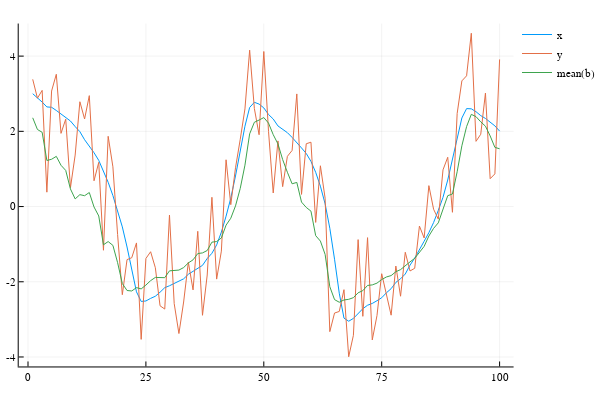

This figure's notebook cell:
### Code cell
xmat = readdlm("x.txt")
xs = [xmat[i,:] for i in 1:size(xmat, 1)]

plot([first(xk) for xk in xs], label="x")
plot!(ys, label="y")
plot!([first(m) for m in map(mean, bs)], label="mean(b)")

### Figure 1 — Plotly figure (JSON) as saved in the notebook; plotly's stock layout.template omitted (floating-point values rounded to 4 significant figures)
{"data": [{"colorbar": {"title": ""}, "hoverinfo": "text", "legendgroup": "x", "line": {"color": "rgba(0, 154, 250, 1.000)", "dash": "solid", "shape": "linear", "width": 1}, "mode": "lines", "name": "x", "showlegend": true, "text": [null, null, null, null, null, null, null, null, null, null, null, null, null, null, null, null, null, null, null, null, null, null, null, null, null, null, null, null, null, null, null, null, null, null, null, null, null, null, null, null, null, null, null, null, null, null, null, null, null, null, null, null, null, null, null, null, null, null, null, null, null, null, null, null, null, null, null, null, null, null, null, null, null, null, null, null, null, null, null, null, null, null, null, null, null, null, null, null, null, null, null, null, null, null, null, null, null, null, null, null], "type": "scatter", "x": [1, 2, 3, 4, 5, 6, 7, 8, 9, 10, 11, 12, 13, 14, 15, 16, 17, 18, 19, 20, 21, 22, 23, 24, 25, 26, 27, 28, 29, 30, 31, 32, 33, 34, 35, 36, 37, 38, 39, 40, 41, 42, 43, 44, 45, 46, 47, 48, 49, 50, 51, 52, 53, 54, 55, 56, 57, 58, 59, 60, 61, 62, 63, 64, 65, 66, 67, 68, 69, 70, 71, 72, 73, 74, 75, 76, 77, 78, 79, 80, 81, 82, 83, 84, 85, 86, 87, 88, 89, 90, 91, 92, 93, 94, 95, 96, 97, 98, 99, 100], "xaxis": "x1", "y": [3, 2.892, 2.778, 2.649, 2.64, 2.554, 2.468, 2.375, 2.275, 2.126, 1.991, 1.778, 1.613, 1.431, 1.228, 0.9536, 0.6456, 0.2923, -0.09711, -0.54, -1.076, -1.702, -2.267, -2.523, -2.51, -2.442, -2.385, -2.278, -2.157, -2.106, -2.045, -1.992, -1.922, -1.801, -1.724, -1.66, -1.564, -1.382, -1.243, -1.02, -0.6798, -0.2555, 0.2218, 0.8126, 1.466, 2.136, 2.635, 2.773, 2.724, 2.623, 2.448, 2.328, 2.144, 2.054, 1.965, 1.838, 1.707, 1.558, 1.411, 1.201, 0.91, 0.5414, 0.07185, -0.5779, -1.4, -2.304, -2.966, -3.049, -2.975, -2.851, -2.716, -2.624, -2.576, -2.504, -2.425, -2.293, -2.183, -2.017, -1.92, -1.794, -1.558, -1.371, -1.161, -0.9222, -0.6936, -0.4255, -0.1013, 0.2453, 0.7053, 1.244, 1.849, 2.355, 2.605, 2.599, 2.522, 2.418, 2.342, 2.243, 2.145, 2.006], "yaxis": "y1", "zmax": 0.1, "zmin": -0.1}, {"colorbar": {"title": ""}, "hoverinfo": "text", "legendgroup": "y", "line": {"color": "rgba(227, 111, 71, 1.000)", "dash": "solid", "shape": "linear", "width": 1}, "mode": "lines", "name": "y", "showlegend": true, "text": [null, null, null, null, null, null, null, null, null, null, null, null, null, null, null, null, null, null, null, null, null, null, null, null, null, null, null, null, null, null, null, null, null, null, null, null, null, null, null, null, null, null, null, null, null, null, null, null, null, null, null, null, null, null, null, null, null, null, null, null, null, null, null, null, null, null, null, null, null, null, null, null, null, null, null, null, null, null, null, null, null, null, null, null, null, null, null, null, null, null, null, null, null, null, null, null, null, null, null, null], "type": "scatter", "x": [1, 2, 3, 4, 5, 6, 7, 8, 9, 10, 11, 12, 13, 14, 15, 16, 17, 18, 19, 20, 21, 22, 23, 24, 25, 26, 27, 28, 29, 30, 31, 32, 33, 34, 35, 36, 37, 38, 39, 40, 41, 42, 43, 44, 45, 46, 47, 48, 49, 50, 51, 52, 53, 54, 55, 56, 57, 58, 59, 60, 61, 62, 63, 64, 65, 66, 67, 68, 69, 70, 71, 72, 73, 74, 75, 76, 77, 78, 79, 80, 81, 82, 83, 84, 85, 86, 87, 88, 89, 90, 91, 92, 93, 94, 95, 96, 97, 98, 99, 100], "xaxis": "x1", "y": [3.382, 2.881, 3.089, 0.3822, 3.071, 3.518, 1.946, 2.324, 0.501, 1.369, 2.787, 2.328, 2.949, 0.6854, 1.175, -1.162, 1.868, 1.056, -0.7427, -2.343, -1.411, -1.361, -0.9674, -3.532, -1.381, -1.201, -1.626, -2.639, -2.726, -0.2254, -2.58, -3.377, -2.538, -1.48, -2.216, -0.6582, -2.891, -1.82, 0.2464, -1.929, -1.185, 1.244, 0.05017, 1.03, 1.786, 2.596, 4.158, 2.607, 1.91, 4.123, 1.998, 0.3613, 1.745, 0.5292, 1.335, 1.492, 2.995, 0.3243, 1.67, 1.711, -0.4216, 1.084, 0.2217, -3.326, -2.832, -2.789, -2.21, -3.994, -3.424, -0.8794, -2.918, -0.8268, -3.546, -2.9, -1.786, -2.374, -2.888, -1.582, -2.384, -1.215, -1.713, -1.642, -0.5186, -0.8354, 0.5561, -0.07034, -0.3344, 0.9765, 1.31, -0.1524, 2.475, 3.341, 3.476, 4.608, 1.734, 1.923, 3.018, 0.7409, 0.8688, 3.912], "yaxis": "y1", "zmax": 0.1, "zmin": -0.1}, {"colorbar": {"title": ""}, "hoverinfo": "text", "legendgroup": "mean(b)", "line": {"color": "rgba(62, 164, 78, 1.000)", "dash": "solid", "shape": "linear", "width": 1}, "mode": "lines", "name": "mean(b)", "showlegend": true, "text": [null, null, null, null, null, null, null, null, null, null, null, null, null, null, null, null, null, null, null, null, null, null, null, null, null, null, null, null, null, null, null, null, null, null, null, null, null, null, null, null, null, null, null, null, null, null, null, null, null, null, null, null, null, null, null, null, null, null, null, null, null, null, null, null, null, null, null, null, null, null, null, null, null, null, null, null, null, null, null, null, null, null, null, null, null, null, null, null, null, null, null, null, null, null, null, null, null, null, null, null], "type": "scatter", "x": [1, 2, 3, 4, 5, 6, 7, 8, 9, 10, 11, 12, 13, 14, 15, 16, 17, 18, 19, 20, 21, 22, 23, 24, 25, 26, 27, 28, 29, 30, 31, 32, 33, 34, 35, 36, 37, 38, 39, 40, 41, 42, 43, 44, 45, 46, 47, 48, 49, 50, 51, 52, 53, 54, 55, 56, 57, 58, 59, 60, 61, 62, 63, 64, 65, 66, 67, 68, 69, 70, 71, 72, 73, 74, 75, 76, 77, 78, 79, 80, 81, 82, 83, 84, 85, 86, 87, 88, 89, 90, 91, 92, 93, 94, 95, 96, 97, 98, 99, 100], "xaxis": "x1", "y": [2.36, 2.049, 1.975, 1.225, 1.258, 1.334, 1.097, 0.9607, 0.468, 0.2031, 0.3163, 0.2885, 0.3731, -0.01105, -0.2501, -1.017, -0.9312, -1.032, -1.492, -2.047, -2.232, -2.245, -2.155, -2.189, -2.088, -1.97, -1.884, -1.884, -1.891, -1.71, -1.7, -1.689, -1.622, -1.499, -1.417, -1.25, -1.233, -1.169, -0.9466, -0.9305, -0.8344, -0.4948, -0.3107, 0.01719, 0.4807, 1.1, 1.932, 2.242, 2.301, 2.366, 2.219, 1.912, 1.666, 1.249, 0.9117, 0.6054, 0.6419, 0.1187, -0.02316, -0.1224, -0.7738, -0.9183, -1.272, -2.132, -2.474, -2.544, -2.484, -2.467, -2.422, -2.293, -2.236, -2.098, -2.083, -2.036, -1.94, -1.872, -1.836, -1.733, -1.677, -1.561, -1.472, -1.377, -1.204, -1.059, -0.7832, -0.58, -0.4337, -0.0971, 0.2893, 0.3337, 0.9256, 1.615, 2.126, 2.451, 2.39, 2.253, 2.137, 1.878, 1.573, 1.537], "yaxis": "y1", "zmax": 0.1, "zmin": -0.1}], "layout": {"annotations": [], "height": 400, "legend": {"bgcolor": "rgba(255, 255, 255, 1.000)", "bordercolor": "rgba(0, 0, 0, 1.000)", "font": {"color": "rgba(0, 0, 0, 1.000)", "family": "sans-serif", "size": 11}, "tracegroupgap": 0, "x": 1, "y": 1}, "margin": {"b": 20, "l": 0, "r": 0, "t": 20}, "paper_bgcolor": "rgba(255, 255, 255, 1.000)", "plot_bgcolor": "rgba(255, 255, 255, 1.000)", "showlegend": true, "width": 600, "xaxis": {"anchor": "y1", "domain": [0.03619, 0.9934], "gridcolor": "rgba(0, 0, 0, 0.100)", "gridwidth": 0.5, "linecolor": "rgba(0, 0, 0, 1.000)", "mirror": false, "range": [-1.97, 103.0], "showgrid": true, "showline": true, "showticklabels": true, "tickangle": 0, "tickcolor": "rgb(0, 0, 0)", "tickfont": {"color": "rgba(0, 0, 0, 1.000)", "family": "sans-serif", "size": 11}, "tickmode": "array", "ticks": "inside", "ticktext": ["0", "25", "50", "75", "100"], "tickvals": [0, 25, 50, 75, 100], "title": "", "titlefont": {"color": "rgba(0, 0, 0, 1.000)", "family": "sans-serif", "size": 15}, "type": "-", "visible": true, "zeroline": false, "zerolinecolor": "rgba(0, 0, 0, 1.000)"}, "yaxis": {"anchor": "x1", "domain": [0.03762, 0.9902], "gridcolor": "rgba(0, 0, 0, 0.100)", "gridwidth": 0.5, "linecolor": "rgba(0, 0, 0, 1.000)", "mirror": false, "range": [-4.252, 4.866], "showgrid": true, "showline": true, "showticklabels": true, "tickangle": 0, "tickcolor": "rgb(0, 0, 0)", "tickfont": {"color": "rgba(0, 0, 0, 1.000)", "family": "sans-serif", "size": 11}, "tickmode": "array", "ticks": "inside", "ticktext": ["-4", "-2", "0", "2", "4"], "tickvals": [-4, -2, 0, 2, 4], "title": "", "titlefont": {"color": "rgba(0, 0, 0, 1.000)", "family": "sans-serif", "size": 15}, "type": "-", "visible": true, "zeroline": false, "zerolinecolor": "rgba(0, 0, 0, 1.000)"}}}
